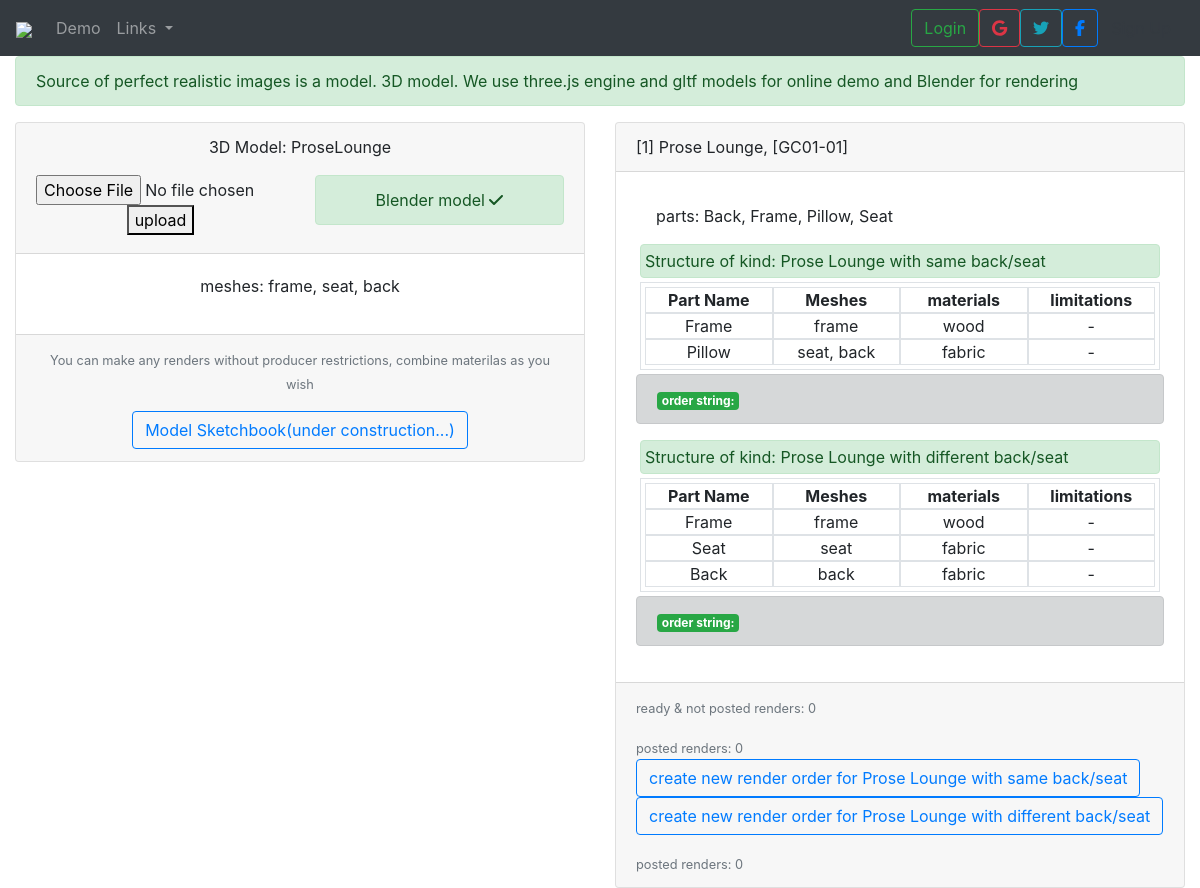
Screenshot of /furniture/1 with the database file from the repository.
### furniture/models.py (models this page shows, shortened)
class Product(models.Model):
    name = models.CharField(max_length=64)
    model = models.ForeignKey(Model3D, on_delete=models.PROTECT, null=True)
    producer = models.CharField(max_length=32)
    product_code = models.CharField(max_length=32, null=True, blank='')
    type = models.CharField(max_length=5, choices=types)
    collection = models.CharField(max_length=32)
    swatch = models.ImageField(upload_to='static/furniture/swatches',
                               height_field=None, width_field=None, max_length=100, null=True, blank=True)
    @property
    def partNames(self):  # from all kinds
        res = set()
        for k in ProductKind.objects.filter(product_id=self.pk):
            res |= set(k.parts.all().values_list('name', flat=True))
        return sorted(res)  # by name
    def __str__(self):
        return f"[{self.id}] {self.name}, [{self.product_code}]" # producer: {self.producer}
    def external_url(self):
        return mark_safe(u'<a href="{0}" target="_blank">memo sketchbook</a>'.format(
            f'http://sketchbook.memofurniture.com/?product_code={self.product_code}'))
    @property
    def renders(self):
        root = pathlib.Path(settings.MEDIA_ROOT) / str(self.model.id)
        wild1 = '*/*.{jpg,png}' # posted
        wild2 = 'orders/*/*/*.{jpg,png}' # done
        return [str(f)[len(settings.MEDIA_ROOT) + 1:].replace('\\', '/') for f in root.glob(wild1, flags=pathlib.BRACE)]
    @property
    def rendersInOrders(self):
        root = pathlib.Path(settings.MEDIA_ROOT) / str(self.model.id)
        wild2 = 'orders/*/*/*.{jpg,png}'  # done
        return [str(f)[len(settings.MEDIA_ROOT) + 1:].replace('\\', '/') for f in root.glob(wild2, flags=pathlib.BRACE)]

class Model3D(models.Model):
    name = models.CharField(max_length=32, null=True)  #, unique=True
    blend = models.FileField(storage=fs_blender, null=True, blank=True)  # for rendering
    glb = models.FileField(storage=fs_glb, null=True, blank=True)  # for three.js and show on site in realtime
    solidSource = models.FileField(storage=fs_sw, null=True, blank=True)  # source data for our job to convert blender
    updated = models.DateTimeField(auto_now=True, null=True)
    last_modified_by = models.ForeignKey(User, on_delete=models.SET_NULL, null=True, related_name='%(class)s_model_modified')
    @property
    def meshes(self):  # from all kinds
        return Mesh.objects.filter(model_id=self.pk).order_by('pk')

class Mesh(models.Model):
    model = models.ForeignKey(Model3D, on_delete=models.CASCADE)
    name = models.CharField(max_length=16)

class ProductKind(models.Model):
    name = models.CharField(max_length=64)
    product = models.ForeignKey(Product, on_delete=models.CASCADE)
    comment = models.CharField(max_length=128, blank=True, null=True)
    parts = models.ManyToManyField(Part, blank=True, through='Configuration')

class Part(models.Model):
    name = models.CharField(max_length=32)  # empty string missed in sketchbook
    meshes = models.ManyToManyField(Mesh, blank=False)  # if colorchart not null  last mesh depended
    cover = models.ManyToManyField(Nature, blank=False)
    comment = models.CharField(max_length=64, default="", blank=True)

### material/models.py (models this page shows, shortened)
class Nature(models.Model):
    name = models.CharField(max_length=32)

### furniture/views.py (the view, shortened to what this page needs)
# urls.py: path('<int:product_id>', views.product_details, name='details'),
def product_details(request, product_id):
    return render(request, 'details.html',  {'product': Product.objects.get(pk=product_id),
                                             'kinds': ProductKind.objects.filter(product_id=product_id),
                                             'nav_active': 'furniture'})

### render/templatetags/render_tags.py (called while the page is built)
@register.filter
def join_names(obj_list, sep):
    return sep.join([el.name for el in obj_list])

@register.filter
def dict_get(obj, field):
    return obj[str(field)] if str(field) in obj else 0

### furniture/templates/furniture/details.html (shortened to what this page needs)
{% extends "header.html" %}
{% load static %}
{% load render_tags %}
{% block content %}
<form method="post" enctype="multipart/form-data">
    <div class="row">
    <div class="col-12">
        <div class="alert alert-success" role="alert">Source of perfect realistic images is a model. 3D model. We use three.js engine and gltf models for online demo and Blender for rendering</div>
    </div>
    <div class="col-12 col-md-6">
      <div class="card text-center">
        <div class="card-header">
          <div class="row">
            <div class="col-12">
              {% if product.model %}
                <p> 3D Model: {{product.model.name}} </p>
              {% endif %}
            </div>
            <div class="col-6">
              {% if product.model.glb %}
                <div class="alert alert-success" role="alert">GLTF (three.js)<i class="fa fa-check" aria-hidden="true"></i></div>
              {% else %}
                <input type="file" name="gltf">
                <button type="submit">upload</button>
              {% endif %}
            </div>
            <div class="col-6">
                {% if product.model.blend %}
                <div class="alert alert-success" role="alert">Blender model <i class="fa fa-check" aria-hidden="true"></i></div>
                {% else %}
                    <input type="file" name="blend">
                    <button type="submit">Upload .blend</button>
                {% endif %}
            </div>
          </div>
         </div>
        <div class="card-body" >
          <p> meshes: {{product.model.meshes|join_names:", "}}</p>
        </div>
        <div class="card-footer">
           {% if product.model.blend %}
            <p class="card-text"><small class="text-muted">You can make any renders without producer restrictions, combine materilas as you wish</small></p>
            <a href="#" role="button" aria-pressed="true" class="btn btn-outline-primary">Model Sketchbook(under construction...)</a>
           {% else %}
              <small class="text-muted">Upload blend file for rendering</small>
           {% endif %}
        </div>
      </div>
    </div>
    <div class="col-12 col-md-6">
      <div class="card">
         <div class="card-header">
           {{product}}
         </div>
         <div class="card-body">
            <ul class="list-group list-group-flush">
              <li class="list-group-item">parts: {{ product.partNames|join:", " }}</li>
            </ul>
            {% for v in kinds %}
            <div class="alert alert-success p-1 m-1" role="alert">Structure of kind: {{v.name}}</div>
            <div class="row border p-1 m-1">
            <div class="col-3 border align-self-stretch text-center">
                <b>Part Name</b>
            </div>
            <div class="col-3 border align-self-stretch text-center">
                <b>Meshes</b>
            </div>
            <div class="col-3 border align-self-stretch text-center">
                <b>materials</b>
            </div>
            <div class="col border align-self-stretch text-center">
                <b>limitations</b>
            </div>
            {% for p in v.parts.all %}
            <div class="col-3 border align-self-stretch text-center">
                {{p.name}}
            </div>
            <div class="col-3 border align-self-stretch text-center">
                {{p.meshes.all|join_names:", "}}
            </div>
            <div class="col-3 border align-self-stretch text-center">
                {{p.cover.all|join_names:", "}}
            </div>
            <div class="col-3 border align-self-stretch text-center">
                {% if p.limitations|length %}
                {{p.limitations|join:", "}}
                {% else%}
                -
                {% endif %}
            </div>
            {%endfor%}
        </div>
            <div class="alert alert-dark" role="alert"><span class="badge badge-success">order string:</span>{{v.renderOrder}}</div>
            {% endfor %}
         </div>
         <div class="card-footer">
             <p class="card-text"><small class="text-muted">ready & not posted renders: {{ product.rendersInOrders|length }} </small></p>
             <p class="card-text"><small class="text-muted">posted renders: {{ product.renders|length }} </small>
               {% if product.renders|length %}
                 <a href="{% url 'render:product-sketchbook' product_id=product.id %}" role="button" aria-pressed="true" class="btn btn-outline-primary">Product Sketchbook</a>
               {% else %}
                 {% if product.model.blend %}
                   {% for v in kinds %}
                 {% if v.renderOrders %}
                 <a href="{% url 'render:order-run' v.product.model.id v.renderOrders.0.id %}" role="button" aria-pressed="true" class="btn btn-outline-primary">Run order[{{v.renderOrders.0.id}}] for rendering {{v.name}} </a>
                 {% else%}
                 <a href="{% url 'admin:render_order_add' %}" role="button" aria-pressed="true" class="btn btn-outline-primary">create new render order for {{v.name}}</a>
                 {% endif %}
                   {% endfor%}
                 {% else %}
                 <small class="text-muted"><- Upload blend file for rendering</small>
                 {% endif %}
               {% endif %}
             </p>
              <p class="card-text"><small class="text-muted">posted renders: {{ request.session.posted|dict_get:product.id }}</small>
             </p>
         </div>
       </div>
    </div>
</div>
</form>
{% endblock %}

### rows the page displays
Product: model.name "ProseLounge", model.meshes "frame, seat, back", id+name+product_code "[1] Prose Lounge, [GC01-01]", partNames "Back, Frame, Pillow, Seat", rendersInOrders|length "0", renders|length "0", session.posted|dict_get "0"
ProductKind: name "Prose Lounge with same back/seat"
Part: name "Frame", meshes.all "frame", cover.all "wood"
Part: name "Pillow", meshes.all "seat, back", cover.all "fabric"
ProductKind: name "Prose Lounge with different back/seat"
Part: name "Seat", meshes.all "seat", cover.all "fabric"
Part: name "Back", meshes.all "back", cover.all "fabric"
